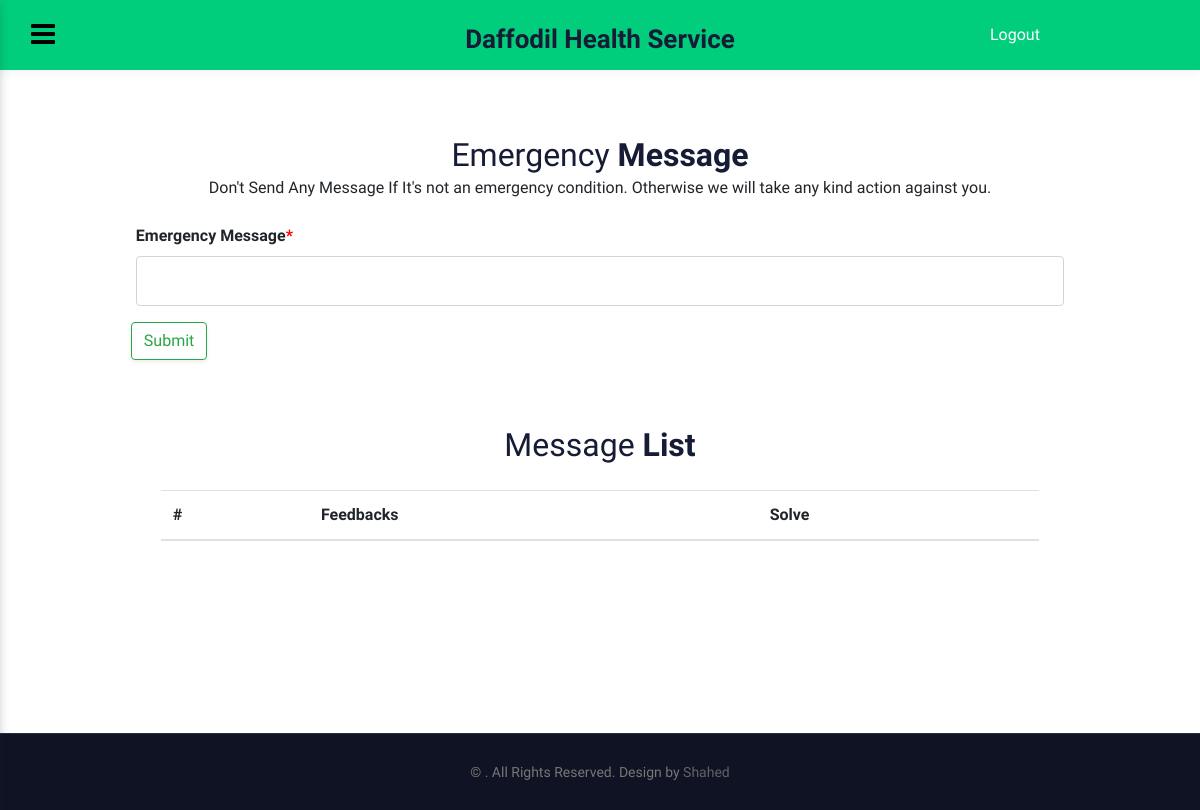
The app's page /patient/message/ (signed in), older data.
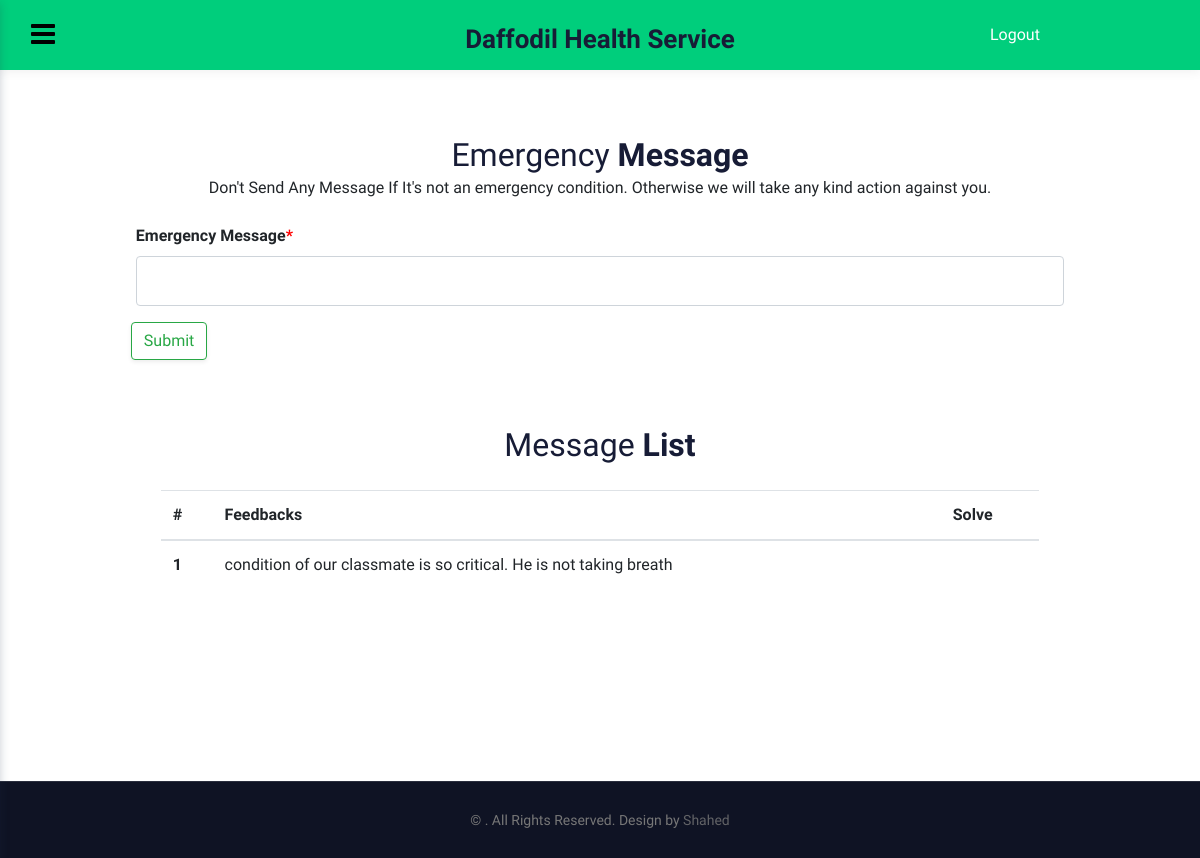
The same page, newer data.
### main/models.py (models this page shows, shortened)
class EmergencyMsg(models.Model):
    student = models.ForeignKey(Student, on_delete=models.CASCADE, blank=True, null=True)
    message = models.CharField(max_length=120, blank=True, null=True)
    solve = models.BooleanField(default=False)
    class Meta:
        db_table = 'emergency_msg'

### student/views.py (the view, shortened to what this page needs)
# urls.py: path('message/', views.emg_msg, name="emg_msg"),
def emg_msg(request):
    if request.user.is_authenticated and request.user.is_student:
        emg_message = EmergencyMsg.objects.filter(student=request.user.student,solve=False)
        return render(request, 'emergency_message.html', {"title": "Emergency","emgs":emg_message})
    else:
        return redirect('/patient/home')

### student/templates/emergency_message.html (shortened to what this page needs)
{%extends 'patient_base.html'%}
{%load static%}
{%block main_content%}
<section class="w3l-contact-main">
    <div class="contact-infhny py-5">
        <div class="container py-lg-3">
            <div class="title-content text-left mb-lg-4 mb-4 text-center">
                <h3 class="hny-title">Emergency <span>Message</span></h3>
                <span>Don't Send Any Message If It's not an emergency condition. Otherwise we will take any kind action against you.</span>
            </div>
            <div class="col-12 col-lg-10 col-md-8 col-sm-10 mx-auto">
                <form method="POST">
                    <div class="form-row">
                        <div class="form-group col-12">
                            <label for="">Emergency Message<span id="star">*</span></label>
                            <input type="text" name="message" id="username" class="form-control">
                        </div>
                        <button class="btn btn-outline-success shadow-sm">Submit</button>
                    </div>
                </form>
                <section class="w3l-wecome-content-6">
                    <div class="ab-content-6-mian py-5">
                        <div class="container py-lg-3">
                            <div class="title-head text-left mb-4">
                                <h3 class="hny-title text-center">
                                    Message <span>List</span> </h3>
                            </div>
                            <table class="table">
                                <thead>
                                    <tr>
                                        <th scope="col">#</th>
                                        <th scope="col">Feedbacks</th>
                                        <th scope="col">Solve</th>
                                    </tr>
                                </thead>
                                <tbody>
                                    {%for i in emgs%}
                                    <tr>
                                        <th scope="row">{{forloop.counter}}</th>
                                        <td>{{i.message}}</td>
                                    </tr>
                                    {%endfor%}
                                </tbody>
                            </table>
                        </div>
                    </div>
                </section>
            </div>
        </div>
</section>
{%endblock main_content%}

Row changes from the older to the newer data that the page shows:
added EmergencyMsg: message "condition of our classmate is so critical. He is not taking breath"
